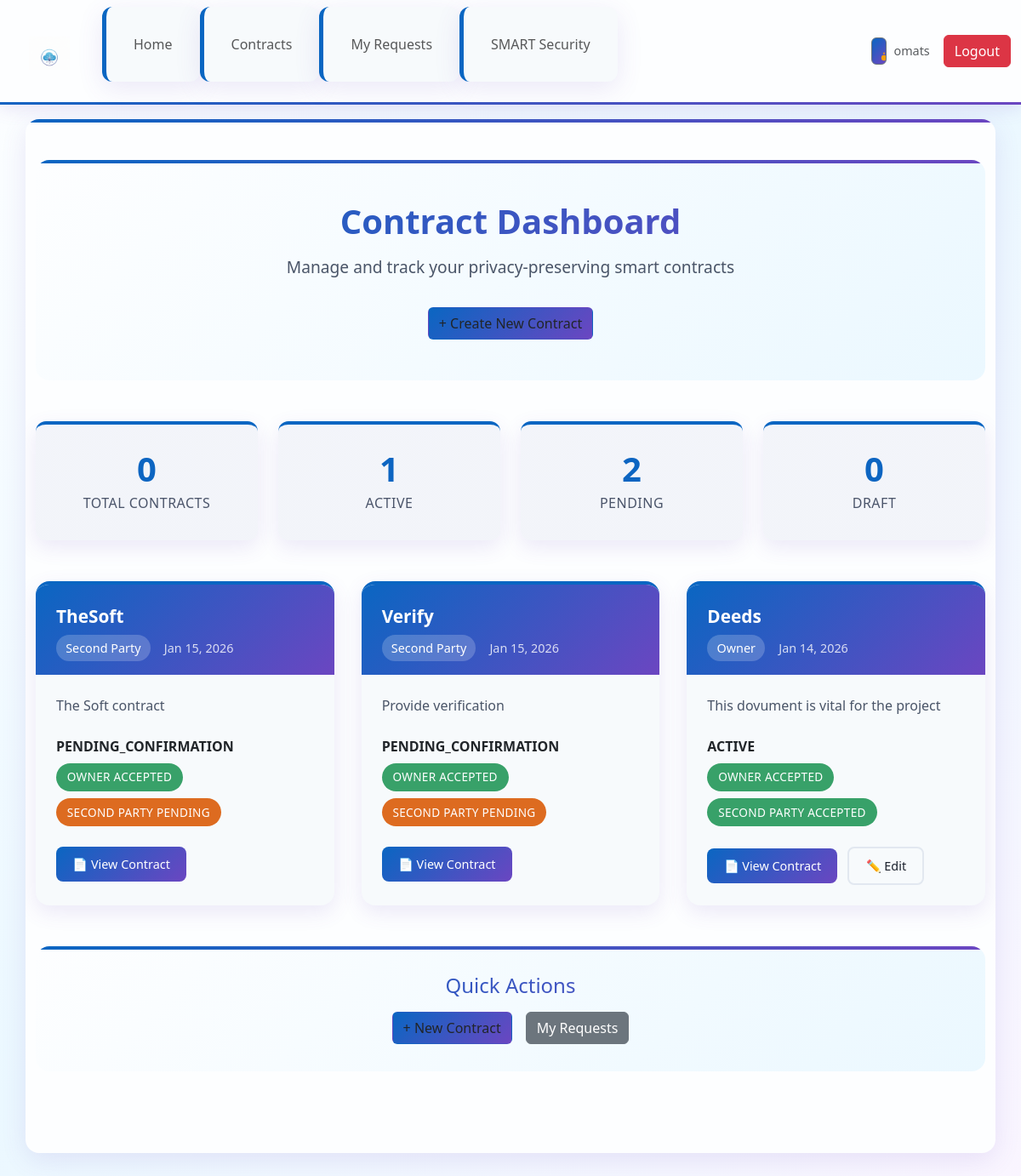
Page /contracts/ (signed in) on the committed database.
### contracts/models.py (models this page shows, shortened)
class Contract(models.Model):
    STATUS_CHOICES = (
        ('DRAFT', 'Draft'),
        ('PENDING_CONFIRMATION', 'Pending Confirmation'),
        ('ACTIVE', 'Active'),
        ('ARCHIVED', 'Archived'),
    )
    VISIBILITY_CHOICES = (
        ('PUBLIC', 'Public'),
        ('PRIVATE', 'Private'),
    )
    id = models.AutoField(primary_key=True)
    owner = models.ForeignKey(settings.AUTH_USER_MODEL, on_delete=models.CASCADE, related_name='contracts')
    title = models.CharField(max_length=255)
    description = models.TextField(blank=True)
    policy = models.JSONField(default=dict, blank=True)
    owner_accepted = models.BooleanField(default=False)
    second_party = models.ForeignKey(settings.AUTH_USER_MODEL, on_delete=models.SET_NULL, null=True, blank=True, related_name='received_contracts')
    second_party_accepted = models.BooleanField(default=False)
    visibility = models.CharField(max_length=20, choices=VISIBILITY_CHOICES, default='PUBLIC')
    allowed_companies = models.ManyToManyField('users.UserProfile', blank=True, related_name='allowed_contracts', help_text="Companies allowed to view this private contract")
    status = models.CharField(max_length=20, choices=STATUS_CHOICES, default='DRAFT')
    created_at = models.DateTimeField(auto_now_add=True)
    updated_at = models.DateTimeField(auto_now=True)
    class Meta:
        ordering = ('-created_at',)

### contracts/views.py (the view)
# urls.py: path('', views.DashboardView.as_view(), name='dashboard'),
class DashboardView(LoginRequiredMixin, ListView):
    model = Contract
    template_name = 'contracts/dashboard.html'
    context_object_name = 'contracts'
    paginate_by = 12
    def get_queryset(self):
        user = self.request.user
        if user.is_superuser:
            return Contract.objects.all()
        return Contract.objects.filter(models.Q(owner=user) | models.Q(second_party=user))
    def get_context_data(self, **kwargs):
        context = super().get_context_data(**kwargs)
        queryset = self.get_queryset()
        context['total_contracts'] = queryset.count()
        context['active_contracts'] = queryset.filter(status='ACTIVE').count()
        context['pending_contracts'] = queryset.filter(status='PENDING_CONFIRMATION').count()
        context['draft_contracts'] = queryset.filter(status='DRAFT').count()
        return context

### templates/contracts/dashboard.html (shortened to what this page needs)
{% extends 'base.html' %}
{% load static %}
{% block content %}
<div class="dashboard-header">
    <h1 class="dashboard-title">Contract Dashboard</h1>
    <p class="dashboard-subtitle">Manage and track your privacy-preserving smart contracts</p>
    <a href="{% url 'contracts:create' %}" class="btn">+ Create New Contract</a>
</div>
<div class="stats-grid">
    <div class="stat-card">
        <span class="stat-number">{{ total_contracts|default:contracts|length }}</span>
        <span class="stat-label">Total Contracts</span>
    </div>
    <div class="stat-card">
        <span class="stat-number">{{ active_contracts|default:0 }}</span>
        <span class="stat-label">Active</span>
    </div>
    <div class="stat-card">
        <span class="stat-number">{{ pending_contracts|default:0 }}</span>
        <span class="stat-label">Pending</span>
    </div>
    <div class="stat-card">
        <span class="stat-number">{{ draft_contracts|default:0 }}</span>
        <span class="stat-label">Draft</span>
    </div>
</div>
{% if contracts %}
    <div class="contracts-grid">
        {% for c in contracts %}
            <div class="contract-card">
                <div class="contract-header">
                    <a href="{% url 'contracts:detail' c.pk %}" class="contract-title">{{ c.title }}</a>
                    <div class="contract-meta">
                        <span class="contract-role">
                            {% if c.owner == user %}
                                Owner
                            {% elif c.second_party == user %}
                                Second Party
                            {% else %}
                                Participant
                            {% endif %}
                        </span>
                        <span class="contract-date">{{ c.created_at|date:"M j, Y" }}</span>
                    </div>
                </div>
                <div class="contract-body">
                    {% if c.description %}
                        <div class="contract-description">{{ c.description|truncatechars:100 }}</div>
                    {% endif %}
                    <div class="contract-status">{{ c.status|title }}</div>
                    <div class="status-badges">
                        {% if c.owner_accepted %}
                            <span class="status-badge success">Owner Accepted</span>
                        {% else %}
                            <span class="status-badge warning">Owner Pending</span>
                        {% endif %}
                        {% if c.second_party %}
                            {% if c.second_party_accepted %}
                                <span class="status-badge success">Second Party Accepted</span>
                            {% else %}
                                <span class="status-badge warning">Second Party Pending</span>
                            {% endif %}
                        {% else %}
                            <span class="status-badge info">Second Party Not Assigned</span>
                        {% endif %}
                    </div>
                    <div class="contract-actions">
                        <a href="{% url 'contracts:detail' c.pk %}" class="contract-action-btn primary">
                            📄 View Contract
                        </a>
                        {% if c.owner == user or user.is_superuser %}
                            <a href="{% url 'contracts:edit' c.pk %}" class="contract-action-btn secondary">
                                ✏️ Edit
                            </a>
                        {% endif %}
                    </div>
                </div>
            </div>
        {% endfor %}
    </div>
{% endif %}
{% if contracts %}
    <div class="dashboard-header" style="margin-top: 0; padding: 2rem;">
        <h3 style="margin-bottom: 1rem; font-size: 1.5rem;">Quick Actions</h3>
        <div style="display: flex; gap: 1rem; justify-content: center; flex-wrap: wrap;">
            <a href="{% url 'contracts:create' %}" class="btn">+ New Contract</a>
            <a href="{% url 'requests_app:my_requests' %}" class="btn btn-secondary">My Requests</a>
        </div>
    </div>
{% endif %}
{% endblock %}

### templates/base.html (shortened to what this page needs)
{% load static %}
<!DOCTYPE html>
<html lang="en">
<head>
  <link href="https://cdn.jsdelivr.net/npm/bootstrap@5.3.2/dist/css/bootstrap.min.css" rel="stylesheet">
</head>
<body>
  <nav class="navbar navbar-expand-lg navbar-light" style="background: var(--background-body); box-shadow: var(--header-shadow); border-bottom: 3px solid transparent; border-image: var(--header-gradient); border-image-slice: 1; position: fixed; top: 0; left: 0; right: 0; width: 100%; z-index: 1000; backdrop-filter: blur(10px);">
    <div class="container-fluid">
      <a class="navbar-brand logo" href="{% url 'home' %}" aria-label="CloudContract Home">
        <img src="{% static 'logo.png' %}" alt="CloudContract" height="48" style="transition: transform 0.3s ease;">
      </a>
      <div class="collapse navbar-collapse" id="navbarNav">
        <ul class="navbar-nav me-auto">
          <li class="nav-item">
            <a class="nav-link {% if request.resolver_match.url_name == 'home' %}active{% endif %}" href="{% url 'home' %}">Home</a>
          </li>
          {% if user.is_authenticated %}
            <li class="nav-item">
              <a class="nav-link {% if 'contracts' in request.path and 'dashboard' in request.path %}active{% endif %}" href="{% url 'contracts:dashboard' %}">Contracts</a>
            </li>
            <li class="nav-item">
              <a class="nav-link {% if 'my_requests' in request.path %}active{% endif %}" href="{% url 'requests_app:my_requests' %}">My Requests</a>
            </li>
            <li class="nav-item">
              <a class="nav-link {% if 'tee_dashboard' in request.path %}active{% endif %}" href="{% url 'secure_computation:tee_dashboard' %}">SMART Security</a>
            </li>
          {% endif %}
        </ul>
        <div class="d-flex align-items-center gap-2">
          <button class="btn btn-outline-secondary theme-toggle" id="themeToggle" aria-label="Toggle theme" style="min-width: auto; padding: 0.5rem; width: auto;">
          </button>
          {% if user.is_authenticated %}
            <span class="d-none d-md-inline text-muted me-2" style="color: var(--text-secondary); font-size: 0.9rem;">{{ user.username }}</span>
            <form method="post" action="{% url 'logout' %}" style="display: inline;">
              <button type="submit" class="btn btn-danger logout-btn" onclick="showLoading(this)" style="min-width: auto;">
                <span class="btn-text">Logout</span>
              </button>
            </form>
          {% else %}
            <a href="{% url 'login' %}" class="btn btn-primary" style="min-width: auto;">Login</a>
            <a href="{% url 'register' %}" class="btn btn-outline-primary" style="min-width: auto;">Register</a>
          {% endif %}
        </div>
      </div>
    </div>
  </nav>
  <main class="container" role="main">
    {% block content %}{% endblock %}
  </main>
</body>
</html>

### templates/base.html (style rules this page uses)
:root { --primary-blue: #0A66C2; --deep-blue: #004080; --light-blue: #EBF8FF; --accent-purple: #6B46C1; --deep-purple: #553C9A; --light-purple: #FAF5FF; --text-primary: #1A202C; --text-secondary: #4A5568; --border-color: #E2E8F0; --background-light: #F7FAFC; --background-body: #FDFEFF; --success-color: #38A169; --error-color: #E53E3E; --warning-color: #DD6B20; --header-gradient: linear-gradient(135deg, var(--primary-blue) 0%, var(--accent-purple) 100%); --card-shadow: 0 8px 30px rgba(107, 70, 193, 0.12); --header-shadow: 0 4px 20px rgba(107, 70, 193, 0.15); }
* { box-sizing: border-box; margin: 0; padding: 0; }
body { font-family: 'Inter', -apple-system, BlinkMacSystemFont, "Segoe UI", Roboto, "Helvetica Neue", Arial, sans-serif; color: var(--text-primary); background: linear-gradient(135deg, var(--background-body) 0%, var(--light-blue) 50%, var(--light-purple) 100%); background-attachment: fixed; min-height: 100vh; line-height: 1.6; transition: all 0.3s ease; padding-top: 100px; }
.logo { height: 3rem; transition: transform 0.3s ease; }
.logo img { height: inherit; width: auto; display: block; }
.theme-toggle { background: var(--background-light); border: 2px solid var(--border-color); border-radius: 50px; padding: 0.5rem; cursor: pointer; display: flex; align-items: center; justify-content: space-between; width: 60px; height: 32px; position: relative; transition: all 0.3s ease; }
.theme-toggle::before { content: ''; position: absolute; top: 2px; left: 2px; width: 24px; height: 24px; background: var(--header-gradient); border-radius: 50%; transition: transform 0.3s ease; box-shadow: 0 2px 4px rgba(0, 0, 0, 0.1); }
.theme-icon { width: 16px; height: 16px; z-index: 1; position: absolute; transition: opacity 0.3s ease; pointer-events: none; }
.sun-icon { left: 6px; color: #F59E0B; opacity: 1; }
button, .btn { background: var(--header-gradient); border: none; padding: 0.85rem 1.7rem; color: white; border-radius: 8px; cursor: pointer; font-size: 1.05rem; font-weight: 600; transition: all 0.3s ease; display: inline-block; text-decoration: none; position: relative; overflow: hidden; }
button::before, .btn::before { content: ''; position: absolute; top: 0; left: -100%; width: 100%; height: 100%; background: linear-gradient(90deg, transparent, rgba(255,255,255,0.2), transparent); transition: left 0.5s; }
.btn-secondary { background: transparent; color: var(--text-primary); border: 2px solid var(--border-color); }
.logout-btn { background: var(--error-color); }
.container { max-width: 1200px; margin: 0 auto; padding: 3rem; background: var(--background-body); border-radius: 16px; box-shadow: var(--card-shadow); margin-bottom: 3rem; position: relative; overflow: hidden; transition: all 0.3s ease; }
.container::before { content: ''; position: absolute; top: 0; left: 0; right: 0; height: 4px; background: var(--header-gradient); }
h1, h2, h3, h4, h5, h6 { background: var(--header-gradient); -webkit-background-clip: text; -webkit-text-fill-color: transparent; background-clip: text; margin-bottom: 1.5rem; font-weight: 600; line-height: 1.3; }
h1 { font-size: 3rem; text-align: center; }
ul { list-style-type: none; padding: 0; }
li { background: var(--background-light); margin-bottom: 1rem; padding: 1.5rem; border-radius: 12px; border-left: 5px solid var(--primary-blue); box-shadow: var(--card-shadow); transition: all 0.3s ease; position: relative; overflow: hidden; }
li::before { content: ''; position: absolute; top: 0; left: -100%; width: 100%; height: 100%; background: var(--header-gradient); opacity: 0.05; transition: left 0.3s ease; }
nav { display: flex; align-items: center; gap: 0.5rem; margin-left: auto; }
nav a { text-decoration: none; color: var(--text-secondary); font-weight: 500; padding: 0.75rem 1.25rem; border-radius: 8px; transition: all 0.3s ease; position: relative; overflow: hidden; white-space: nowrap; border: 2px solid transparent; }
nav a::before { content: ''; position: absolute; top: 0; left: -100%; width: 100%; height: 100%; background: var(--header-gradient); opacity: 0.1; transition: left 0.4s ease; z-index: -1; }
@media (min-width: 769px) { nav { position: static; flex-direction: row; padding: 0; box-shadow: none; } }
.card, [class*="card"] { transition: all 0.3s ease; }
@media (min-width: 1024px) and (max-width: 1399px) { .container { max-width: 1200px; margin: 2.5rem auto; padding: 3rem; } }
@media (min-width: 1024px) and (max-width: 1399px) { [class*="grid"] { gap: 1.5rem; } }

### rows in the picture
Contract: title "TheSoft", shows "Second Party", created_at "Jan 15, 2026", description "The Soft contract", status "PENDING_CONFIRMATION", owner_accepted "OWNER ACCEPTED", second_party_accepted "SECOND PARTY PENDING"
Contract: title "Verify", shows "Second Party", created_at "Jan 15, 2026", description "Provide verification", status "PENDING_CONFIRMATION", owner_accepted "OWNER ACCEPTED", second_party_accepted "SECOND PARTY PENDING"
Contract: title "Deeds", shows "Owner", created_at "Jan 14, 2026", description "This dovument is vital for the project", status "ACTIVE", owner_accepted "OWNER ACCEPTED", second_party_accepted "SECOND PARTY ACCEPTED", shows "✏️ Edit"

### other values in the picture
{{ user.username }} "omats"
{{ total_contracts|default:contracts|length }} "0"
{{ active_contracts|default:0 }} "1"
{{ pending_contracts|default:0 }} "2"
{{ draft_contracts|default:0 }} "0"
